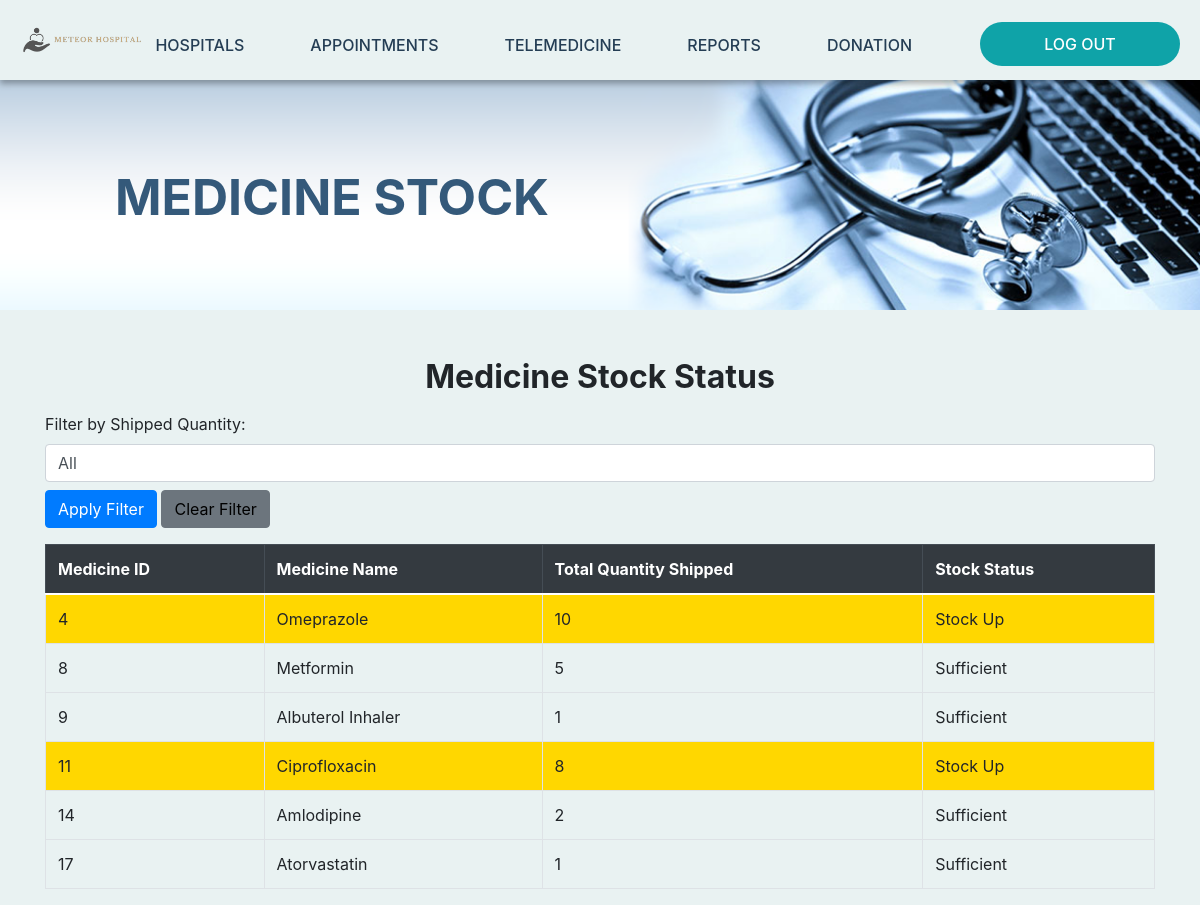
The app's page /medicine_remind.php with its own data.
### tables this page shows
CREATE TABLE `medicine` (
  `medicineID` int(11) NOT NULL COMMENT 'Medicine ID',
  `medicineName` varchar(60) NOT NULL COMMENT 'Medicine name',
  `price` decimal(10,2) NOT NULL COMMENT 'Price per unit',
  `expirationDate` date NOT NULL COMMENT 'Expiration date',
  `description` varchar(255) NOT NULL COMMENT 'Description in brief'
);

### medicine_remind.php (the view, shortened to what this page needs)
<?php
include('header.php');
include("connection.php");
include('navigation-admin.php');
?>
<div class="banner-appointment-list">
    <div class="col-md-8 intro">
        <div class="banner-text">
            <p class="page-title">MEDICINE STOCK</p>
        </div>
    </div>
</div>
<div class="container mt-5">
    <h2 class="mb-3 text-center fw-bold">Medicine Stock Status</h2>
    <form method="post" class="mb-3">
        <label for="quantityFilter" class="mr-2">Filter by Shipped Quantity:</label>
        <select name="quantityFilter" id="quantityFilter" class="form-control">
            <option value="0">All</option>
        </select>
        <button type="submit" class="btn btn-primary mt-2">Apply Filter</button>
        <a href="medicine_remind.php" class="btn btn-secondary mt-2">Clear Filter</a>
    </form>
    <?php
    $filterValue = isset($_POST['quantityFilter']) ? intval($_POST['quantityFilter']) : 0;
    $sql = "SELECT
            m.medicineID,
            m.medicineName,
            COALESCE(SUM(sm.quantity), 0) AS TotalQuantityShipped,
            CASE WHEN COALESCE(SUM(sm.quantity), 0) > 5 THEN 'Stock Up' ELSE 'Sufficient' END AS StockStatus
            FROM
            medicine m
            LEFT JOIN
            shippings_medicine sm ON m.medicineID = sm.medicineID
            GROUP BY
            m.medicineID, m.medicineName
            HAVING
            TotalQuantityShipped > $filterValue";
    $result = $mysqli->query($sql);
    if ($result) {
        echo "<table class='table table-bordered table-hover'>
                <thead class='thead-dark'>
                    <tr>
                        <th>Medicine ID</th>
                        <th>Medicine Name</th>
                        <th>Total Quantity Shipped</th>
                        <th>Stock Status</th>
                    </tr>
                </thead>
                <tbody>";
        while ($row = $result->fetch_assoc()) {
            $stockClass = $row['StockStatus'] == 'Stock Up' ? 'stock-up' : '';
            echo "<tr class='$stockClass'>
                    <td>" . $row['medicineID'] . "</td>
                    <td>" . $row['medicineName'] . "</td>
                    <td>" . $row['TotalQuantityShipped'] . "</td>
                    <td>" . $row['StockStatus'] . "</td>
                </tr>";
        }
        echo "</tbody></table>";
    } else {
        echo "<div class='alert alert-danger'>Error: " . $mysqli->error . "</div>";
    }
    ?>
</div>

### index.css (style rules this page uses)
body { background-color: #e9f2f2; }
.banner-appointment-list { margin-left: auto; margin-right: auto; width: 100%; height: 230px; background-image: url("images/admin-appointment.png"); background-size: cover; background-position: center; }
.banner-text { width: 100%; padding-left: 100px; }
.page-title { font-size: 50px; font-weight: 700; color: #34597a; }

### main.css (style rules this page uses)
.intro { padding-top: 80px; }

### patient.css (style rules this page uses)
.btn-secondary { color: #000; }

### medicine_remind.php (style rules this page uses)
.stock-up { background-color: #FFD700; }

### records on screen
medicine: medicineID "4", medicineName "Omeprazole", TotalQuantityShipped "10", StockStatus "Stock Up"
medicine: medicineID "8", medicineName "Metformin", TotalQuantityShipped "5", StockStatus "Sufficient"
medicine: medicineID "9", medicineName "Albuterol Inhaler", TotalQuantityShipped "1", StockStatus "Sufficient"
medicine: medicineID "11", medicineName "Ciprofloxacin", TotalQuantityShipped "8", StockStatus "Stock Up"
medicine: medicineID "14", medicineName "Amlodipine", TotalQuantityShipped "2", StockStatus "Sufficient"
medicine: medicineID "17", medicineName "Atorvastatin", TotalQuantityShipped "1", StockStatus "Sufficient"
